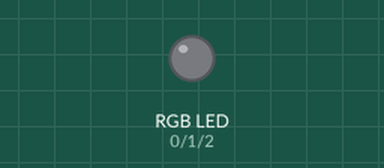
Recording of a sketch running on a simulated Arduino Uno, built with avr-gcc and run on an emulated ATmega328P. On the bench: an RGB LED mixed from three pins (HIGH = lit).

Above: at 0.5 s.
At 2.5 s:
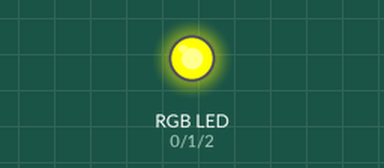
At 3.5 s:
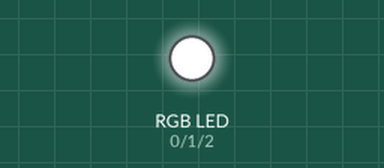
At 4.5 s:
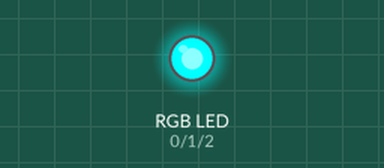
At 5.5 s:
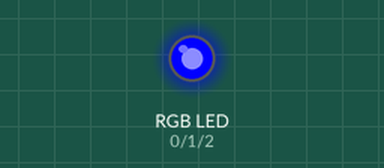
At 8.5 s:
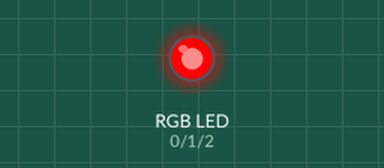
Timing chart, 0 to 9.1 s (numbered marks = the images above):
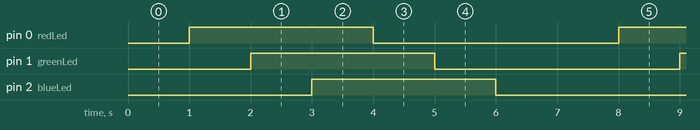

Measured:
- by itself, pin 0 (redLed), pin 1 (greenLed), pin 2 (blueLed): alternates HIGH for 3.0 s and LOW for 4.0 s
- by itself, everything shown: repeats every 7.0 s, in 6 steps

The sketch:

blink3led.ino
```cpp
int blueLed = 2;
int redLed = 0;
int greenLed = 1;

void setup() {
  // put your setup code here, to run once:
  pinMode(blueLed, OUTPUT);
  pinMode(redLed, OUTPUT);
  pinMode(greenLed, OUTPUT);
}

// full power
void rgb(bool r, bool g, bool b)
{
  if (r)
    digitalWrite(redLed, HIGH);
   else
     digitalWrite(redLed, LOW);
  if (g)
    digitalWrite(greenLed, HIGH);
   else
     digitalWrite(greenLed, LOW);
  if (b)
    digitalWrite(blueLed, HIGH);
   else
     digitalWrite(blueLed, LOW);

}

//variable power
void rgbVariable(int r, int g, int b)
{
  analogWrite(redLed, r);
  analogWrite(greenLed, g);
  analogWrite(blueLed, b);

}

void loop() {
  rgb(false, false, false);
  delay(1000);
  rgb(true, false, false);
  delay(1000);
  rgb(true, true, false);
  delay(1000);
  rgb(true, true, true);
  delay(1000);
  rgb(false, true, true);
  delay(1000);
  rgb(false, false, true);
  delay(1000);
  rgb(false, false, false);
  delay(1000);
}
```
